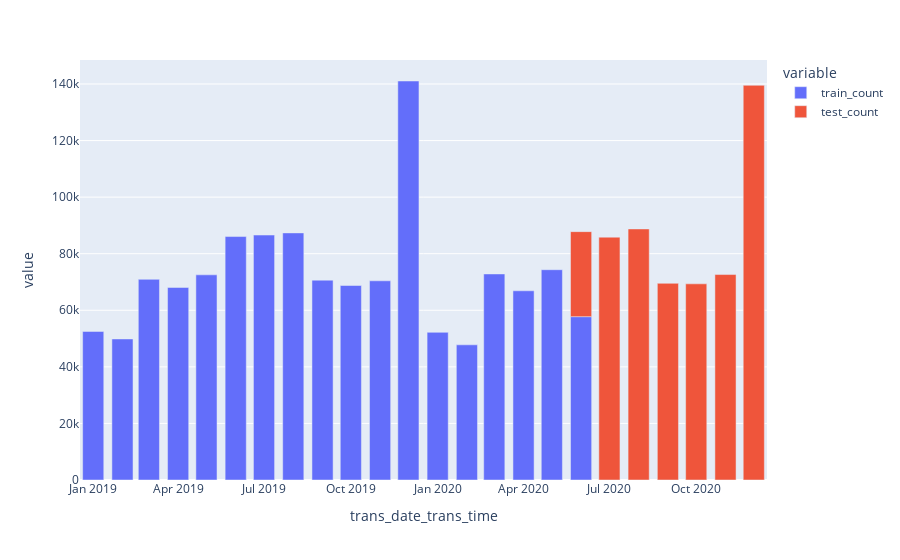

Notebook cell for this chart:
### Markdown cell above
per month:

### Code cell
px.bar(
    train_data['trans_date_trans_time'].dt.strftime('%Y-%m').value_counts().sort_index().rename("train_count").to_frame().join( \
        test_data['trans_date_trans_time'].dt.strftime('%Y-%m').value_counts().sort_index().rename("test_count") \
            , how='outer')
        )

### Figure 1 — Plotly figure (JSON) as saved in the notebook; plotly's stock layout.template omitted (floating-point values rounded to 4 significant figures)
{"data": [{"hovertemplate": "variable=train_count<br>trans_date_trans_time=%{x}<br>value=%{y}<extra></extra>", "legendgroup": "train_count", "marker": {"color": "#636efa", "pattern": {"shape": ""}}, "name": "train_count", "orientation": "v", "showlegend": true, "textposition": "auto", "type": "bar", "x": ["2019-01", "2019-02", "2019-03", "2019-04", "2019-05", "2019-06", "2019-07", "2019-08", "2019-09", "2019-10", "2019-11", "2019-12", "2020-01", "2020-02", "2020-03", "2020-04", "2020-05", "2020-06", "2020-07", "2020-08", "2020-09", "2020-10", "2020-11", "2020-12"], "xaxis": "x", "y": [52520.0, 49870.0, 70940.0, 68080.0, 72530.0, 86060.0, 86600.0, 87360.0, 70650.0, 68760.0, 70420.0, 141100.0, 52200.0, 47790.0, 72850.0, 66890.0, 74340.0, 57750.0, NaN, NaN, NaN, NaN, NaN, NaN], "yaxis": "y"}, {"hovertemplate": "variable=test_count<br>trans_date_trans_time=%{x}<br>value=%{y}<extra></extra>", "legendgroup": "test_count", "marker": {"color": "#EF553B", "pattern": {"shape": ""}}, "name": "test_count", "orientation": "v", "showlegend": true, "textposition": "auto", "type": "bar", "x": ["2019-01", "2019-02", "2019-03", "2019-04", "2019-05", "2019-06", "2019-07", "2019-08", "2019-09", "2019-10", "2019-11", "2019-12", "2020-01", "2020-02", "2020-03", "2020-04", "2020-05", "2020-06", "2020-07", "2020-08", "2020-09", "2020-10", "2020-11", "2020-12"], "xaxis": "x", "y": [NaN, NaN, NaN, NaN, NaN, NaN, NaN, NaN, NaN, NaN, NaN, NaN, NaN, NaN, NaN, NaN, NaN, 30060.0, 85850.0, 88760.0, 69530.0, 69350.0, 72640.0, 139500.0], "yaxis": "y"}], "layout": {"barmode": "relative", "legend": {"title": {"text": "variable"}, "tracegroupgap": 0}, "margin": {"t": 60}, "xaxis": {"anchor": "y", "domain": [0, 1], "title": {"text": "trans_date_trans_time"}}, "yaxis": {"anchor": "x", "domain": [0, 1], "title": {"text": "value"}}}}
